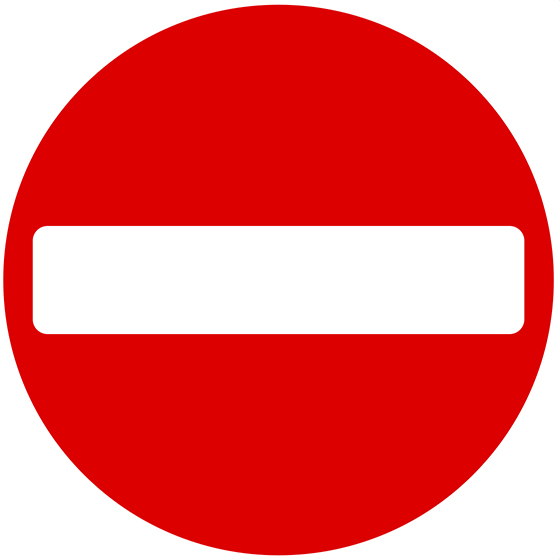
#> input picture no_entry.jpg, 560 x 560 px, given in place of ., which was not available
$ python shape_detection.py --image .   (older library calls are emulated)
#> lines starting #> are read from the running program, lines starting #| are printed output that depends on the picture; after the words box and inside, x2 and y2 are one past the last pixel; in counts of white or black regions, pixels touching at a corner belong together; pictures that were not available may be replaced by others from this repository, and a replacement may not be noted
### violaJones.py
import cv2


class Viola_Jones:
    def __init__(self, image, imgName):
        cascade_name = "./NoEntrycascade/cascade.xml"
        # 2. Load the Strong Classifier in a structure called `Cascade'
        self.model = cv2.CascadeClassifier()
        if not self.model.load(cascade_name):
            print('--(!)Error loading cascade model')
            exit(0)

        self.imgName = imgName
        self.image = image
        self.signs = []
        self.grounds = []
        self.__detectAndDisplay()

    def __detectAndDisplay(self):
        # 1. Prepare Image by turning it into Grayscale and normalising lighting
        frame_gray = cv2.cvtColor(self.image, cv2.COLOR_BGR2GRAY)
        frame_gray = cv2.equalizeHist(frame_gray)

        # 2. Perform Viola-Jones Object Detection
        signs = self.model.detectMultiScale(
            frame_gray, scaleFactor=1.1, minNeighbors=1, flags=0, minSize=(5, 5), maxSize=(300, 300))
        self.signs = signs

        # draw on ground truth signs
        self.__readGroundtruth()

    def __readGroundtruth(self, filename='groundtruth.txt'):
        # read bounding boxes as ground truth
        grounds = list()
        with open(filename) as f:
            # read each line in text file
            for line in f.readlines():
                content_list = line.split(",")
                img_name = content_list[0]
                # draw boxes with corresponding name
                if img_name == self.imgName:
                    x = float(content_list[1])
                    y = float(content_list[2])
                    width = float(content_list[3])
                    height = float(content_list[4])
                    start_point = (int(x), int(y))
                    end_point = (int(x+width), int(y+height))
                    colour = (0, 0, 255)
                    thickness = 2
                    self.image = cv2.rectangle(self.image, start_point,
                                               end_point, colour, thickness)
                    grounds.append([int(x), int(y), int(width), int(height)])
        self.grounds = grounds
        return grounds

    def getSigns(self):
        return self.signs

    def getGrounds(self):
        return self.grounds

### houghSpace.py
from sobelEdgeDetection import SobelEdgeDetection
import cv2
import numpy as np


class HoughSpace:
    def __init__(self, image, maxRadii=50, minRadii=5, increment=1):
        self.image = image
        self.maxRadii = maxRadii
        self.minRadii = minRadii
        self.increment = increment
        self.hough = np.zeros((*image.shape[:2], maxRadii - minRadii))

    def __GaussianBlur(self, image, size):
        # intialise the output using the input
        blurredOutput = np.zeros(
            [image.shape[0], image.shape[1]], dtype=np.float32)
        # create the Gaussian kernel in 1D
        kX = cv2.getGaussianKernel(size, 1)
        kY = cv2.getGaussianKernel(size, 1)
        # make it 2D multiply one by the transpose of the other
        kernel = kX * kY.T

        # we need to create a padded version of the input
        # or there will be border effects
        kernelRadiusX = round((kernel.shape[0] - 1) / 2)
        kernelRadiusY = round((kernel.shape[1] - 1) / 2)

        paddedInput = cv2.copyMakeBorder(image,
                                         kernelRadiusX, kernelRadiusX, kernelRadiusY, kernelRadiusY,
                                         cv2.BORDER_REPLICATE)

        # now we can do the convoltion
        for i in range(0, image.shape[0]):
            for j in range(0, image.shape[1]):
                patch = paddedInput[i:i+kernel.shape[0], j:j+kernel.shape[1]]
                total = (np.multiply(patch, kernel)).sum()
                # set the output value as the sum of the convolution
                blurredOutput[i, j] = total

        return blurredOutput

    def generateHough(self, T=100):
        # get binary edge
        gray = cv2.cvtColor(self.image, cv2.COLOR_BGR2GRAY)
        blur = self.__GaussianBlur(gray, 5)
        edges = SobelEdgeDetection(blur)
        ret, binaryEdge = cv2.threshold(
            edges.getMagnitudeImage(), T, 255, cv2.THRESH_BINARY)
        # get phaseImage
        phaseImage = edges.getPhaseImage()

        edgePoints = np.argwhere(binaryEdge > 0)
        for y, x in edgePoints:
            r = 0
            angle = np.radians(phaseImage[y][x])
            while r < self.maxRadii - self.minRadii:
                rad = self.minRadii + r
                xRad = int(rad * np.cos(angle))
                yRad = int(rad * np.sin(angle))
                b = x - xRad
                a = y - yRad
                if (a >= 0 and a < self.hough.shape[0] and b >= 0 and b < self.hough.shape[1]):
                    self.hough[a, b, r] += 1
                b = x + xRad
                a = y + yRad
                if (a >= 0 and a < self.hough.shape[0] and b >= 0 and b < self.hough.shape[1]):
                    self.hough[a, b, r] += 1
                r += self.increment

    # [6 lines left out: function drawCircles, not called in this run]

    def getBoxes(self, T=5):
        circles = np.argwhere(self.hough > T)
        squares = []
        for circle in circles:
            square = []
            rad = circle[2] + self.minRadii
            # x coord
            square.append(circle[1] - rad)
            # y coord
            square.append(circle[0] - rad)
            # width and height
            square.append(2 * rad)
            square.append(2 * rad)
            squares.append(square)
        return squares

### sobelEdgeDetection.py
import numpy as np
import cv2


class SobelEdgeDetection:
    def __init__(self, image):
        # image = cv2.cvtColor(image, cv2.COLOR_BGR2GRAY)
        self.image = image
        self.magImage = np.zeros(
            [image.shape[0], image.shape[1]], dtype=np.float32)
        self.phaseImage = np.zeros(
            [image.shape[0], image.shape[1]], dtype=np.float32)
        self.__processImg()

    def __processImg(self):
        image = self.image
        # we need to create a padded version of the input
        # or there will be border effects
        xKernelRot = np.array([[1, 0, -1], [2, 0, -2], [1, 0, -1]], dtype=np.float32)
        yKernelRot = np.array([[1, 2, 1], [0, 0, 0], [-1, -2, -1]], dtype=np.float32)
        kernelRadiusX = round((yKernelRot.shape[0] - 1) / 2)
        kernelRadiusY = round((yKernelRot.shape[1] - 1) / 2)

        paddedInput = cv2.copyMakeBorder(image,
                                         kernelRadiusX, kernelRadiusX, kernelRadiusY, kernelRadiusY,
                                         cv2.BORDER_REPLICATE)

        # now we can do the convoltion
        for i in range(0, image.shape[0]):
            for j in range(0, image.shape[1]):
                Patch = paddedInput[i:i+xKernelRot.shape[0],
                                    j:j+xKernelRot.shape[1]]
                xSum = (np.multiply(Patch, xKernelRot)).sum()
                ySum = (np.multiply(Patch, yKernelRot)).sum()

                self.magImage[i, j] = np.sqrt(xSum**2 + ySum**2)
                phaseVal = np.arctan2(ySum, xSum)
                self.phaseImage[i, j] = phaseVal * (180 / np.pi)

    def getMagnitudeImage(self):
        # magImg = cv2.convertScaleAbs(
        #     self.magImage, alpha=255/self.magImage.max())
        # # Normalize the magnitude image to 0-255
        magImg = cv2.normalize(self.magImage, None, 0, 255, cv2.NORM_MINMAX, dtype=cv2.CV_8U)
        return magImg.astype(np.uint8)

    def getPhaseImage(self):
        return self.phaseImage

### centralController.py
class CentralController:

    # [18 lines left out: function IoU, not called in this run]

    def __findTruePositives(self, signs, grounds):
        total = 0
        groundsCheck = grounds.copy()
        for sign in signs:
            for ground in groundsCheck:
                if (self.IoU(sign, ground) > 0.5):
                    total += 1
                    groundsCheck.remove(ground)
                    break
        return total

    def getTPR(self, boxes, grounds):
        truePositives = self.__findTruePositives(boxes, grounds)
        falseNegatives = len(grounds) - truePositives
        return truePositives / (truePositives + falseNegatives)

    # [6 lines left out: function getF1Score, not called in this run]

### shape_detection.py
import numpy as np
import matplotlib.pyplot as plt
import cv2
import os
import sys
import re
from violaJones import Viola_Jones
from houghSpace import HoughSpace
from centralController import CentralController
import argparse


def nonMaximumSuppression(squares, T=0.3):
    squaresValid = []
    checked = np.empty((0, 4))
    i = 0
    while i < len(squares):
        square = squares[i]
        if np.any(np.all(checked == square, axis=1)):
            i += 1
            continue

        largestWithOverlap = square
        area = square[2] * square[3]
        j = i
        while j < len(squares):
            iOU = controller.IoU(square, squares[j])
            if iOU > T:
                size = squares[j][2] * squares[j][3]
                if size > area:
                    area = size
                    largestWithOverlap = squares[j]
                # Add square to the checked array
                checked = np.vstack((checked, squares[j]))
            j += 1

        i += 1
        squaresValid.append(largestWithOverlap)
    return squaresValid


def colourFiltering(img, box, thresh=0.3):
    # Extract the ROI
    roi = img[box[1]:box[1] + box[3], box[0]:box[0] + box[2]]

    # Convert ROI to HSV color space
    roi_hsv = cv2.cvtColor(roi, cv2.COLOR_BGR2HSV)

    # Define the color range for red (adjust values for your target)
    lower_red1 = np.array([0, 50, 50])    # Lower range for red (hue 0-10)
    upper_red1 = np.array([10, 255, 255])
    lower_red2 = np.array([170, 50, 50])    # Lower range for red (hue 0-10)
    upper_red2 = np.array([180, 255, 255])

    # Create masks for the red color range
    mask1 = cv2.inRange(roi_hsv, lower_red1, upper_red1)
    mask2 = cv2.inRange(roi_hsv, lower_red2, upper_red2)
    mask = cv2.bitwise_or(mask1, mask2)
    redSum = np.sum(mask > 0)
    total = roi.shape[0] * roi.shape[1]
    percentage = redSum / total
    if (percentage > thresh):
        return True
    return False


def circCenter(img, boxes, circleBoxes, thresh=0.5):
    signs = []
    for box in boxes:
        for cir in circleBoxes:
            iOU = controller.IoU(box, cir)
            colourGood = colourFiltering(img, box)
            if (iOU > thresh and colourGood):
                signs.append(box)
                start_point = (box[0], box[1])
                end_point = (box[0] + box[2], box[1] + box[3])
                colour = (0, 255, 0)
                thickness = 2
                img = cv2.rectangle(img, start_point,
                                    end_point, colour, thickness)
                break
    return img, signs


def templateMatching(img, template="./no_entry.jpg"):
    gray = cv2.cvtColor(img, cv2.COLOR_BGR2GRAY)
    template = cv2.imread(template, cv2.IMREAD_GRAYSCALE)
    template = cv2.resize(template, (220, 220))
    # Define scale range
    scales = np.linspace(0.1, 1.0, num=100)
    threshold = 0.5
    # Store all valid matches
    matches = []

    for scale in scales:
        # Resize the template
        resized_template = cv2.resize(
            template, None, fx=scale, fy=scale, interpolation=cv2.INTER_LINEAR)

        if resized_template.shape[0] > gray.shape[0] or resized_template.shape[1] > gray.shape[1]:
            continue

        # Perform template matching
        result = cv2.matchTemplate(
            gray, resized_template, cv2.TM_CCOEFF_NORMED)

        # Find all locations where the match score exceeds the threshold
        loc = np.where(result >= threshold)

        for pt in zip(*loc[::-1]):  # Reverse the order of coordinates to (x, y)
            matches.append((pt, scale, resized_template.shape))

    squares = []

    for match in matches:
        x0, y0 = match[0]
        w, h = match[2]
        squares.append([x0, y0, w, h])

    plt.show()

    return np.array(squares)


parser = argparse.ArgumentParser()
parser.add_argument('--image', dest='image', type=str, default="",
                    help='image path from scripts directory')
args = parser.parse_args()


if args.image != "":
    images = []
    imageNames = []
    try:
        img = cv2.imread(args.image)
#> img is the input picture: shape (560, 560, 3); mean B, G, R 104.5, 104.5, 234.3
        if not (type(img) is np.ndarray):
            print('Not image data')
            sys.exit(1)
        elif img is not None:
            images.append(img)
            name = args.image.split('/')[-1]
            imageNames.append(name.split('.')[0])
    except:
        print("Error occurred passing image path")
        sys.exit(1)

else:
    images = [None]*16
    imageNames = [None]*16
    # 1. Read Input Images
    folder = "./No_entry/"
    for image in os.listdir(folder):
        pos = re.findall(r'\d+', image)
        pos = int(pos[0])
        img = cv2.imread(os.path.join(folder, image))
        # ignore if image is not array.
        if image[:2] == "._":
            continue
        if not (type(img) is np.ndarray):
            print('Not image data')
            sys.exit(1)
        elif img is not None:
            images[pos] = img
            imageNames[pos] = image.split('.')[0]

controller = CentralController()

tprs = []
f1Scores = []
minRad = 6
# 3. Detect Signs and Display Result
for i in range(len(images)):
    img = images[i]
    imgName = imageNames[i]
#> imgName = ''
    vJClass = Viola_Jones(img, imgName)
#> in __detectAndDisplay, `frame_gray = cv2.equalizeHist(frame_gray)`:
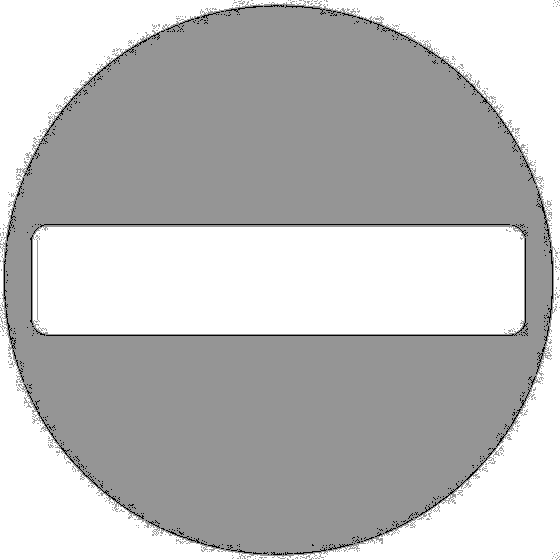
#> frame_gray: shape (560, 560); min 0, max 255, mean 189.1
#> in __detectAndDisplay, `signs = self.model.detectMultiScale( frame_gray, scaleFactor=1.1, minN..`: signs = ()
#> (reads groundtruth.txt from the repository)
#> after the loop in __readGroundtruth, `for line in f.readlines():`: grounds = []
    houghCirc = HoughSpace(img, minRadii=minRad, maxRadii=107, increment=1)
    houghCirc.generateHough(T=100)
#> in __GaussianBlur, `paddedInput = cv2.copyMakeBorder(image, kernelRadiusX, kernelRadiusX, ..`:
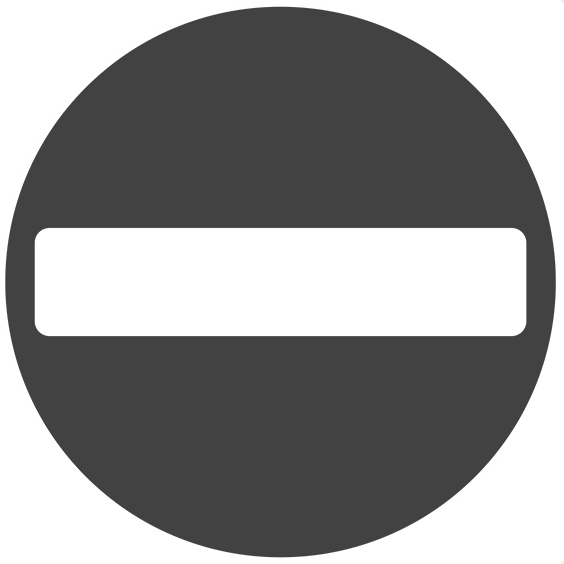
#> paddedInput: shape (564, 564); min 63, max 255, mean 145
#> after the loop in __processImg, `for i in range(0, image.shape[0]):`:
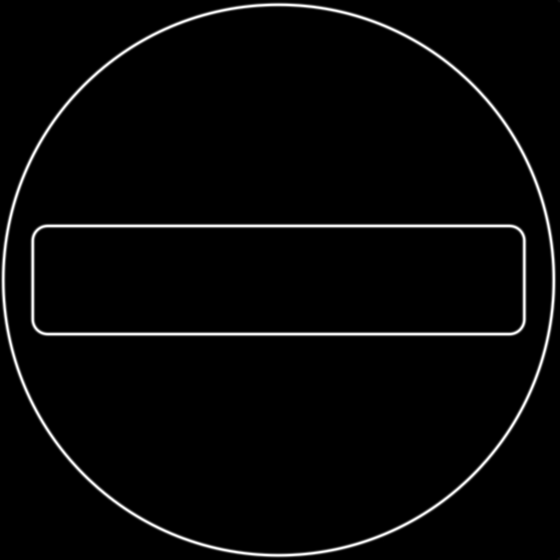
#> self.magImage: shape (560, 560) float32; min 0, max 503.7, mean 14; drawn with min black and max white
#> after the loop in __processImg, `for i in range(0, image.shape[0]):`:
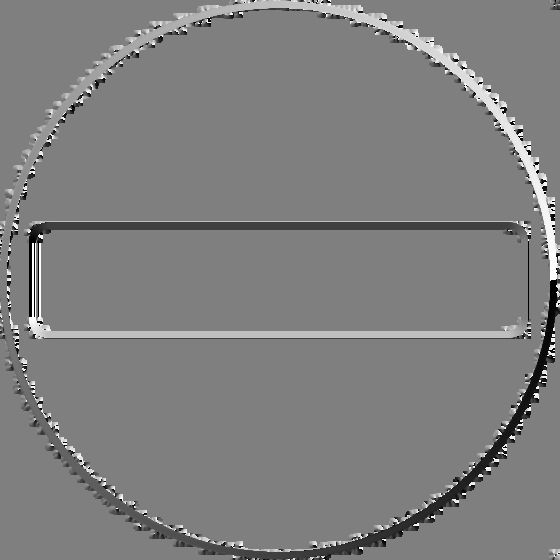
#> self.phaseImage: shape (560, 560) float32; min -180, max 180, mean -0.1; drawn with min black and max white
#> in generateHough, `ret, binaryEdge = cv2.threshold( edges.getMagnitudeImage(), T, 255, cv..`:
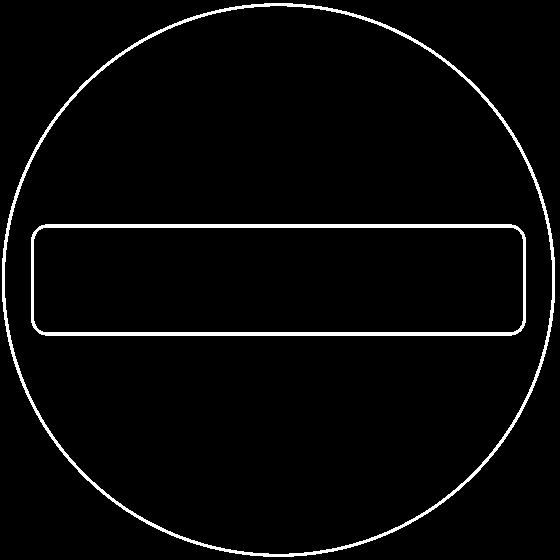
#> binaryEdge: shape (560, 560); 3.2% white; 2 white regions, box (x1, y1, x2, y2) and area: (2, 3, 555, 557) 5698, (31, 224, 526, 336) 4480
#> in generateHough, `ret, binaryEdge = cv2.threshold( edges.getMagnitudeImage(), T, 255, cv..`: ret = 100
#> in generateHough, `edgePoints = np.argwhere(binaryEdge > 0)`: edgePoints = 10178 pairs, first value 3 to 556, second value 2 to 554
#> the loop in generateHough, `for y, x in edgePoints:` made 10178 passes
#> (y, x, angle) on passes 1 to 3: (3, 264, 1.52), (3, 265, 1.52), (3, 266, 1.52)
    template = templateMatching(img)
#> the loop in templateMatching, `for scale in scales:` made 100 passes
#> pass 1, in templateMatching, `result = cv2.matchTemplate( gray, resized_template, cv2.TM_CCOEFF_NORM..`:
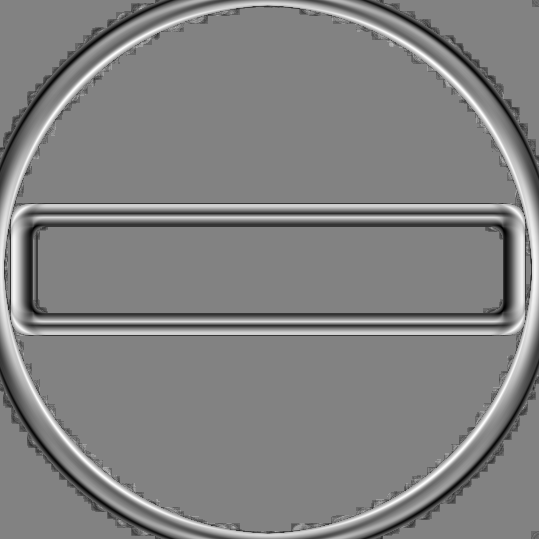
#> result: shape (539, 539) float32; min -0.286, max 0.273, mean -0.000145; drawn with min black and max white
#> pass 2, in templateMatching, `result = cv2.matchTemplate( gray, resized_template, cv2.TM_CCOEFF_NORM..`:
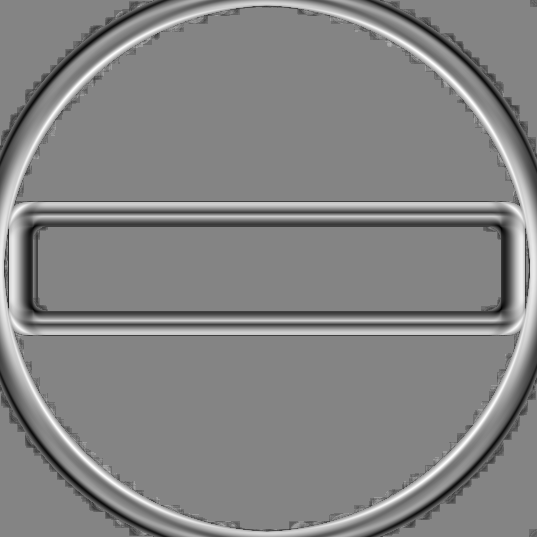
#> result: shape (537, 537) float32; min -0.315, max 0.291, mean 0.000408; drawn with min black and max white
#> after the loop in templateMatching, `for scale in scales:`: matches = []
#> template = empty array
    boxes = np.concatenate((vJClass.getSigns(), template), axis=0)
#> boxes = empty array
    # houghCirc.drawCircles(T=15)
    signs = nonMaximumSuppression(boxes)
#> after the loop in nonMaximumSuppression, `while i < len(squares):`: i = 0; squaresValid = []
#> signs = []
    img, signs = circCenter(img, signs, houghCirc.getBoxes(T=15))
#> in getBoxes, `circles = np.argwhere(self.hough > T)`: circles = 19 rows, first 8: [239, 46, 7], [239, 46, 8], [239, 510, 8], [240, 47, 8], [240, 47, 9], [240, 47, 10], [240, 509, 8], [240, 509, 9]
#> the loop in getBoxes, `for circle in circles:` made 19 passes
#> (circle, rad) on passes 1 to 12: ([239, 46, 7], 13), ([239, 46, 8], 14), ([239, 510, 8], 14), ([240, 47, 8], 14), ([240, 47, 9], 15), ([240, 47, 10], 16), ([240, 509, 8], 14), ([240, 509, 9], 15), ([240, 509, 10], 16), ([319, 47, 8], 14), ([319, 47, 9], 15), ([319, 47, 10], 16)
#> after the loop in getBoxes, `for circle in circles:`: squares = 19 items, first 6: [33, 226, 26, 26], [32, 225, 28, 28], [496, 225, 28, 28], [33, 226, 28, 28], [32, 225, 30, 30], [31, 224, 32, 32]
#> in circCenter, `signs = []`: signs = []
    # 4. Save Result Image
    exists = os.path.exists("./Output")
    if not exists:
        os.makedirs("./Output")
    cv2.imwrite("./Output/detected"+str(i)+".jpg", img)
    tpr = controller.getTPR(signs, vJClass.getGrounds())
#> in __findTruePositives, `total = 0`: total = 0
#> in __findTruePositives, `groundsCheck = grounds.copy()`: groundsCheck = []
#> after the loop in __findTruePositives, `for sign in signs:`: total = 0
#> (the run stopped early here; a loop or call above may not have finished)
